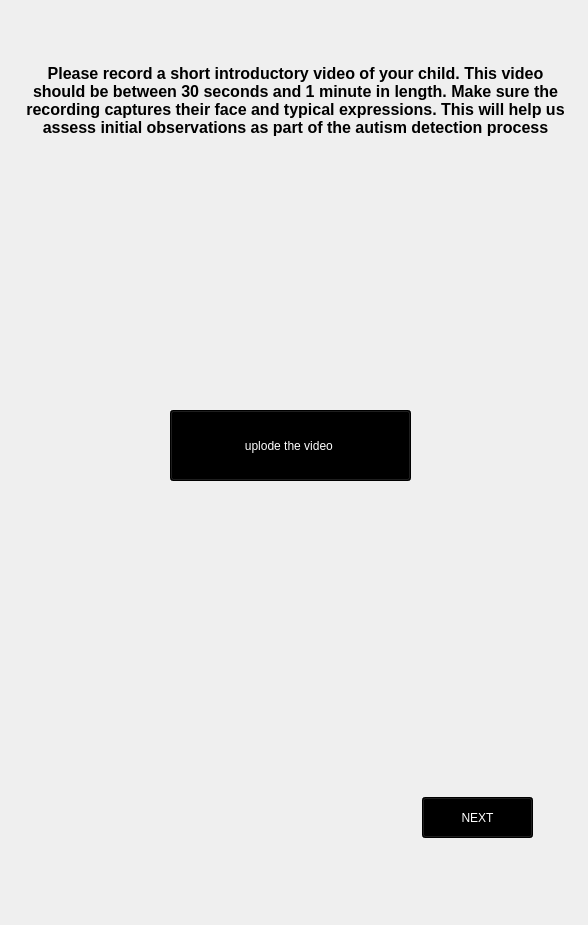
<?xml version="1.0" encoding="UTF-8"?>
<ui version="4.0">
 <class>MainWindow</class>
 <widget class="QMainWindow" name="MainWindow">
  <property name="geometry">
   <rect>
    <x>0</x>
    <y>0</y>
    <width>588</width>
    <height>925</height>
   </rect>
  </property>
  <property name="windowTitle">
   <string>MainWindow</string>
  </property>
  <widget class="QWidget" name="centralwidget">
   <widget class="QLabel" name="label">
    <property name="geometry">
     <rect>
      <x>-10</x>
      <y>-10</y>
      <width>601</width>
      <height>971</height>
     </rect>
    </property>
    <property name="text">
     <string/>
    </property>
    <property name="pixmap">
     <pixmap>ui imges/Your paragraph text.png</pixmap>
    </property>
    <property name="scaledContents">
     <bool>true</bool>
    </property>
   </widget>
   <widget class="QTextBrowser" name="textBrowser">
    <property name="geometry">
     <rect>
      <x>20</x>
      <y>60</y>
      <width>551</width>
      <height>161</height>
     </rect>
    </property>
    <property name="toolTip">
     <string>&lt;html&gt;&lt;head/&gt;&lt;body&gt;&lt;p align=&quot;center&quot;&gt;&lt;span style=&quot; color:#000000;&quot;&gt;Please record a short introductory video of your child. This video should be between 30 seconds and 1 minute in length. Make sure the recording captures their face and typical expressions. This will help us assess initial observations as part of the autism detection process&lt;/span&gt;&lt;/p&gt;&lt;/body&gt;&lt;/html&gt;</string>
    </property>
    <property name="styleSheet">
     <string notr="true">QTextBrowser {
    background: transparent;
    border: none;
}
</string>
    </property>
    <property name="html">
     <string>&lt;!DOCTYPE HTML PUBLIC &quot;-//W3C//DTD HTML 4.0//EN&quot; &quot;http://www.w3.org/TR/REC-html40/strict.dtd&quot;&gt;
&lt;html&gt;&lt;head&gt;&lt;meta name=&quot;qrichtext&quot; content=&quot;1&quot; /&gt;&lt;style type=&quot;text/css&quot;&gt;
p, li { white-space: pre-wrap; }
&lt;/style&gt;&lt;/head&gt;&lt;body style=&quot; font-family:'MS Shell Dlg 2'; font-size:7.8pt; font-weight:400; font-style:normal;&quot;&gt;
&lt;p align=&quot;center&quot; style=&quot; margin-top:0px; margin-bottom:0px; margin-left:0px; margin-right:0px; -qt-block-indent:0; text-indent:0px;&quot;&gt;&lt;span style=&quot; font-size:12pt; font-weight:600; color:#000000;&quot;&gt;Please record a short introductory video of your child. This video should be between 30 seconds and 1 minute in length. Make sure the recording captures their face and typical expressions. This will help us assess initial observations as part of the autism detection process&lt;/span&gt;&lt;/p&gt;&lt;/body&gt;&lt;/html&gt;</string>
    </property>
   </widget>
   <widget class="QPushButton" name="VIDEOUPLODE">
    <property name="geometry">
     <rect>
      <x>170</x>
      <y>410</y>
      <width>241</width>
      <height>71</height>
     </rect>
    </property>
    <property name="styleSheet">
     <string notr="true">color: rgb(255, 255, 255);
background-color: rgb(0, 0, 0);</string>
    </property>
    <property name="text">
     <string>uplode the video </string>
    </property>
   </widget>
   <widget class="QPushButton" name="NEXT">
    <property name="geometry">
     <rect>
      <x>422</x>
      <y>797</y>
      <width>111</width>
      <height>41</height>
     </rect>
    </property>
    <property name="styleSheet">
     <string notr="true">color: rgb(255, 255, 255);
background-color: rgb(0, 0, 0);</string>
    </property>
    <property name="text">
     <string>NEXT</string>
    </property>
   </widget>
  </widget>
 </widget>
 <resources/>
 <connections/>
</ui>
